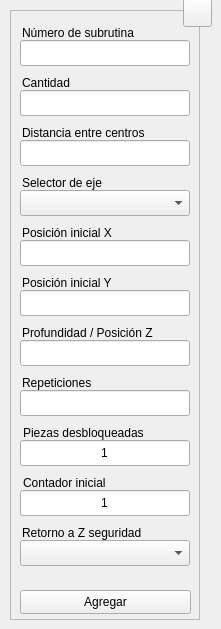
  <widget class="QWidget" name="centralwidget">
   <widget class="QFrame" name="frame">
    <property name="geometry">
     <rect>
      <x>10</x>
      <y>10</y>
      <width>190</width>
      <height>610</height>
     </rect>
    </property>
    <property name="sizePolicy">
     <sizepolicy hsizetype="Fixed" vsizetype="Fixed">
      <horstretch>0</horstretch>
      <verstretch>0</verstretch>
     </sizepolicy>
    </property>
    <property name="minimumSize">
     <size>
      <width>190</width>
      <height>610</height>
     </size>
    </property>
    <property name="maximumSize">
     <size>
      <width>190</width>
      <height>610</height>
     </size>
    </property>
    <property name="frameShape">
     <enum>QFrame::StyledPanel</enum>
    </property>
    <property name="frameShadow">
     <enum>QFrame::Raised</enum>
    </property>
    <widget class="QLineEdit" name="tbx_qty">
     <property name="geometry">
      <rect>
       <x>10</x>
       <y>80</y>
       <width>170</width>
       <height>26</height>
      </rect>
     </property>
     <property name="minimumSize">
      <size>
       <width>170</width>
       <height>0</height>
      </size>
     </property>
     <property name="maximumSize">
      <size>
       <width>170</width>
       <height>16777215</height>
      </size>
     </property>
     <property name="toolTip">
      <string>Indique la cantidad de columnas a generar</string>
     </property>
     <property name="statusTip">
      <string/>
     </property>
     <property name="alignment">
      <set>Qt::AlignCenter</set>
     </property>
     <property name="placeholderText">
      <string/>
     </property>
    </widget>
    <widget class="QLabel" name="lbl_qty">
     <property name="enabled">
      <bool>true</bool>
     </property>
     <property name="geometry">
      <rect>
       <x>12</x>
       <y>60</y>
       <width>61</width>
       <height>26</height>
      </rect>
     </property>
     <property name="text">
      <string>Cantidad</string>
     </property>
     <property name="buddy">
      <cstring>lbl_qty</cstring>
     </property>
    </widget>
    <widget class="QLabel" name="lbl_spacing">
     <property name="enabled">
      <bool>true</bool>
     </property>
     <property name="geometry">
      <rect>
       <x>12</x>
       <y>110</y>
       <width>131</width>
       <height>26</height>
      </rect>
     </property>
     <property name="text">
      <string>Distancia entre centros</string>
     </property>
     <property name="buddy">
      <cstring>lbl_spacing</cstring>
     </property>
    </widget>
    <widget class="QPushButton" name="btn_save">
     <property name="geometry">
      <rect>
       <x>10</x>
       <y>580</y>
       <width>171</width>
       <height>24</height>
      </rect>
     </property>
     <property name="sizePolicy">
      <sizepolicy hsizetype="Expanding" vsizetype="Expanding">
       <horstretch>0</horstretch>
       <verstretch>0</verstretch>
      </sizepolicy>
     </property>
     <property name="minimumSize">
      <size>
       <width>88</width>
       <height>0</height>
      </size>
     </property>
     <property name="toolTip">
      <string>Agregar los datos al programa CNC</string>
     </property>
     <property name="statusTip">
      <string/>
     </property>
     <property name="text">
      <string>Agregar</string>
     </property>
     <property name="shortcut">
      <string>Ctrl+S</string>
     </property>
     <property name="autoDefault">
      <bool>true</bool>
     </property>
    </widget>
    <widget class="QLineEdit" name="tbx_spacing">
     <property name="geometry">
      <rect>
       <x>10</x>
       <y>130</y>
       <width>170</width>
       <height>26</height>
      </rect>
     </property>
     <property name="minimumSize">
      <size>
       <width>170</width>
       <height>0</height>
      </size>
     </property>
     <property name="maximumSize">
      <size>
       <width>170</width>
       <height>16777215</height>
      </size>
     </property>
     <property name="toolTip">
      <string>Indique la distancia de separación de piezas en el eje X</string>
     </property>
     <property name="statusTip">
      <string/>
     </property>
     <property name="alignment">
      <set>Qt::AlignCenter</set>
     </property>
     <property name="placeholderText">
      <string/>
     </property>
    </widget>
    <widget class="QLabel" name="lbl_x_ini">
     <property name="enabled">
      <bool>true</bool>
     </property>
     <property name="geometry">
      <rect>
       <x>12</x>
       <y>210</y>
       <width>101</width>
       <height>26</height>
      </rect>
     </property>
     <property name="text">
      <string>Posición inicial X</string>
     </property>
     <property name="buddy">
      <cstring>lbl_spacing</cstring>
     </property>
    </widget>
    <widget class="QLineEdit" name="tbx_x_ini">
     <property name="geometry">
      <rect>
       <x>10</x>
       <y>230</y>
       <width>170</width>
       <height>26</height>
      </rect>
     </property>
     <property name="minimumSize">
      <size>
       <width>170</width>
       <height>0</height>
      </size>
     </property>
     <property name="maximumSize">
      <size>
       <width>170</width>
       <height>16777215</height>
      </size>
     </property>
     <property name="toolTip">
      <string>Indique la posición inicial en el eje X</string>
     </property>
     <property name="statusTip">
      <string/>
     </property>
     <property name="text">
      <string/>
     </property>
     <property name="alignment">
      <set>Qt::AlignCenter</set>
     </property>
     <property name="placeholderText">
      <string/>
     </property>
    </widget>
    <widget class="QLineEdit" name="tbx_y_ini">
     <property name="geometry">
      <rect>
       <x>10</x>
       <y>280</y>
       <width>170</width>
       <height>26</height>
      </rect>
     </property>
     <property name="minimumSize">
      <size>
       <width>170</width>
       <height>0</height>
      </size>
     </property>
     <property name="maximumSize">
      <size>
       <width>170</width>
       <height>16777215</height>
      </size>
     </property>
     <property name="toolTip">
      <string>Indique la posición inicial en el eje Y</string>
     </property>
     <property name="statusTip">
      <string/>
     </property>
     <property name="text">
      <string/>
     </property>
     <property name="alignment">
      <set>Qt::AlignCenter</set>
     </property>
     <property name="placeholderText">
      <string/>
     </property>
    </widget>
    <widget class="QLabel" name="lbl_y_ini">
     <property name="enabled">
      <bool>true</bool>
     </property>
     <property name="geometry">
      <rect>
       <x>12</x>
       <y>260</y>
       <width>101</width>
       <height>26</height>
      </rect>
     </property>
     <property name="text">
      <string>Posición inicial Y</string>
     </property>
     <property name="buddy">
      <cstring>lbl_spacing</cstring>
     </property>
    </widget>
    <widget class="QLabel" name="lbl_z_ini">
     <property name="enabled">
      <bool>true</bool>
     </property>
     <property name="geometry">
      <rect>
       <x>12</x>
       <y>310</y>
       <width>141</width>
       <height>26</height>
      </rect>
     </property>
     <property name="text">
      <string>Profundidad / Posición Z</string>
     </property>
     <property name="buddy">
      <cstring>lbl_spacing</cstring>
     </property>
    </widget>
    <widget class="QLineEdit" name="tbx_z_ini">
     <property name="geometry">
      <rect>
       <x>10</x>
       <y>330</y>
       <width>170</width>
       <height>26</height>
      </rect>
     </property>
     <property name="minimumSize">
      <size>
       <width>170</width>
       <height>0</height>
      </size>
     </property>
     <property name="maximumSize">
      <size>
       <width>170</width>
       <height>16777215</height>
      </size>
     </property>
     <property name="toolTip">
      <string>Indique la posición inicial en el eje Z</string>
     </property>
     <property name="statusTip">
      <string/>
     </property>
     <property name="text">
      <string/>
     </property>
     <property name="alignment">
      <set>Qt::AlignCenter</set>
     </property>
     <property name="placeholderText">
      <string/>
     </property>
    </widget>
    <widget class="QComboBox" name="cbx_sec">
     <property name="geometry">
      <rect>
       <x>10</x>
       <y>530</y>
       <width>170</width>
       <height>26</height>
      </rect>
     </property>
     <property name="minimumSize">
      <size>
       <width>170</width>
       <height>26</height>
      </size>
     </property>
     <property name="maximumSize">
      <size>
       <width>170</width>
       <height>16777215</height>
      </size>
     </property>
     <property name="toolTip">
      <string>Seleccione si requiere retorno en Z después de la subrutina</string>
     </property>
    </widget>
    <widget class="QLabel" name="lbl_sec">
     <property name="enabled">
      <bool>true</bool>
     </property>
     <property name="geometry">
      <rect>
       <x>12</x>
       <y>510</y>
       <width>125</width>
       <height>26</height>
      </rect>
     </property>
     <property name="text">
      <string>Retorno a Z seguridad</string>
     </property>
     <property name="buddy">
      <cstring>lbl_sec</cstring>
     </property>
    </widget>
    <widget class="QLineEdit" name="tbx_unblk">
     <property name="geometry">
      <rect>
       <x>10</x>
       <y>430</y>
       <width>170</width>
       <height>26</height>
      </rect>
     </property>
     <property name="minimumSize">
      <size>
       <width>170</width>
       <height>0</height>
      </size>
     </property>
     <property name="maximumSize">
      <size>
       <width>170</width>
       <height>16777215</height>
      </size>
     </property>
     <property name="toolTip">
      <string>Indique la cantidad de piezas desbloqueadas</string>
     </property>
     <property name="statusTip">
      <string/>
     </property>
     <property name="text">
      <string>1</string>
     </property>
     <property name="alignment">
      <set>Qt::AlignCenter</set>
     </property>
     <property name="placeholderText">
      <string/>
     </property>
    </widget>
    <widget class="QLabel" name="lbl_unblk">
     <property name="enabled">
      <bool>true</bool>
     </property>
     <property name="geometry">
      <rect>
       <x>13</x>
       <y>410</y>
       <width>125</width>
       <height>26</height>
      </rect>
     </property>
     <property name="text">
      <string>Piezas desbloqueadas</string>
     </property>
     <property name="buddy">
      <cstring>lbl_sub</cstring>
     </property>
    </widget>
    <widget class="QLabel" name="lbl_sub">
     <property name="enabled">
      <bool>true</bool>
     </property>
     <property name="geometry">
      <rect>
       <x>12</x>
       <y>10</y>
       <width>125</width>
       <height>26</height>
      </rect>
     </property>
     <property name="text">
      <string>Número de subrutina</string>
     </property>
     <property name="buddy">
      <cstring>lbl_sub</cstring>
     </property>
    </widget>
    <widget class="QLineEdit" name="tbx_sub">
     <property name="geometry">
      <rect>
       <x>10</x>
       <y>30</y>
       <width>170</width>
       <height>26</height>
      </rect>
     </property>
     <property name="minimumSize">
      <size>
       <width>170</width>
       <height>0</height>
      </size>
     </property>
     <property name="maximumSize">
      <size>
       <width>170</width>
       <height>16777215</height>
      </size>
     </property>
     <property name="toolTip">
      <string>Indique el número de subrutina</string>
     </property>
     <property name="statusTip">
      <string/>
     </property>
     <property name="alignment">
      <set>Qt::AlignCenter</set>
     </property>
     <property name="placeholderText">
      <string/>
     </property>
    </widget>
    <widget class="QComboBox" name="cbx_axis">
     <property name="geometry">
      <rect>
       <x>10</x>
       <y>180</y>
       <width>170</width>
       <height>26</height>
      </rect>
     </property>
     <property name="minimumSize">
      <size>
       <width>170</width>
       <height>26</height>
      </size>
     </property>
     <property name="maximumSize">
      <size>
       <width>170</width>
       <height>16777215</height>
      </size>
     </property>
     <property name="toolTip">
      <string>Seleccione si requiere retorno en Z después de la subrutina</string>
     </property>
    </widget>
    <widget class="QLabel" name="lbl_axis">
     <property name="enabled">
      <bool>true</bool>
     </property>
     <property name="geometry">
      <rect>
       <x>12</x>
       <y>160</y>
       <width>91</width>
       <height>26</height>
      </rect>
     </property>
     <property name="text">
      <string>Selector de eje</string>
     </property>
     <property name="buddy">
      <cstring>lbl_sec</cstring>
     </property>
    </widget>
    <widget class="QLineEdit" name="tbx_rep">
     <property name="geometry">
      <rect>
       <x>10</x>
       <y>380</y>
       <width>170</width>
       <height>26</height>
      </rect>
     </property>
     <property name="minimumSize">
      <size>
       <width>170</width>
       <height>0</height>
      </size>
     </property>
     <property name="maximumSize">
      <size>
       <width>170</width>
       <height>16777215</height>
      </size>
     </property>
     <property name="toolTip">
      <string>Indique la profundidad por corte</string>
     </property>
     <property name="statusTip">
      <string/>
     </property>
     <property name="alignment">
      <set>Qt::AlignCenter</set>
     </property>
     <property name="placeholderText">
      <string/>
     </property>
    </widget>
    <widget class="QLabel" name="lbl_rep">
     <property name="enabled">
      <bool>true</bool>
     </property>
     <property name="geometry">
      <rect>
       <x>12</x>
       <y>360</y>
       <width>81</width>
       <height>26</height>
      </rect>
     </property>
     <property name="text">
      <string>Repeticiones</string>
     </property>
     <property name="buddy">
      <cstring>lbl_sub</cstring>
     </property>
    </widget>
    <widget class="QLineEdit" name="tbx_cnt">
     <property name="geometry">
      <rect>
       <x>10</x>
       <y>480</y>
       <width>170</width>
       <height>26</height>
      </rect>
     </property>
     <property name="minimumSize">
      <size>
       <width>170</width>
       <height>0</height>
      </size>
     </property>
     <property name="maximumSize">
      <size>
       <width>170</width>
       <height>16777215</height>
      </size>
     </property>
     <property name="toolTip">
      <string>Indique el inicio del contador</string>
     </property>
     <property name="statusTip">
      <string/>
     </property>
     <property name="text">
      <string>1</string>
     </property>
     <property name="alignment">
      <set>Qt::AlignCenter</set>
     </property>
     <property name="placeholderText">
      <string/>
     </property>
    </widget>
    <widget class="QLabel" name="lbl_cnt">
     <property name="enabled">
      <bool>true</bool>
     </property>
     <property name="geometry">
      <rect>
       <x>13</x>
       <y>460</y>
       <width>101</width>
       <height>26</height>
      </rect>
     </property>
     <property name="text">
      <string>Contador inicial</string>
     </property>
     <property name="buddy">
      <cstring>lbl_sub</cstring>
     </property>
    </widget>
    <zorder>tbx_qty</zorder>
    <zorder>lbl_qty</zorder>
    <zorder>btn_save</zorder>
    <zorder>tbx_spacing</zorder>
    <zorder>lbl_spacing</zorder>
    <zorder>tbx_x_ini</zorder>
    <zorder>tbx_y_ini</zorder>
    <zorder>lbl_y_ini</zorder>
    <zorder>tbx_z_ini</zorder>
    <zorder>lbl_x_ini</zorder>
    <zorder>lbl_z_ini</zorder>
    <zorder>cbx_sec</zorder>
    <zorder>lbl_sec</zorder>
    <zorder>tbx_unblk</zorder>
    <zorder>lbl_unblk</zorder>
    <zorder>tbx_sub</zorder>
    <zorder>lbl_sub</zorder>
    <zorder>cbx_axis</zorder>
    <zorder>lbl_axis</zorder>
    <zorder>tbx_rep</zorder>
    <zorder>lbl_rep</zorder>
    <zorder>tbx_cnt</zorder>
    <zorder>lbl_cnt</zorder>
   </widget>
   <widget class="QToolButton" name="btn_help">
    <property name="geometry">
     <rect>
      <x>183</x>
      <y>-2</y>
      <width>29</width>
      <height>29</height>
     </rect>
    </property>
    <property name="font">
     <font>
      <pointsize>20</pointsize>
      <bold>true</bold>
     </font>
    </property>
    <property name="text">
     <string/>
    </property>
    <property name="icon">
     <iconset resource="../../resources/resources.qrc">
      <normaloff>:/icons/question.png</normaloff>:/icons/question.png</iconset>
    </property>
    <property name="iconSize">
     <size>
      <width>20</width>
      <height>20</height>
     </size>
    </property>
    <property name="shortcut">
     <string>F1</string>
    </property>
   </widget>
  </widget>
